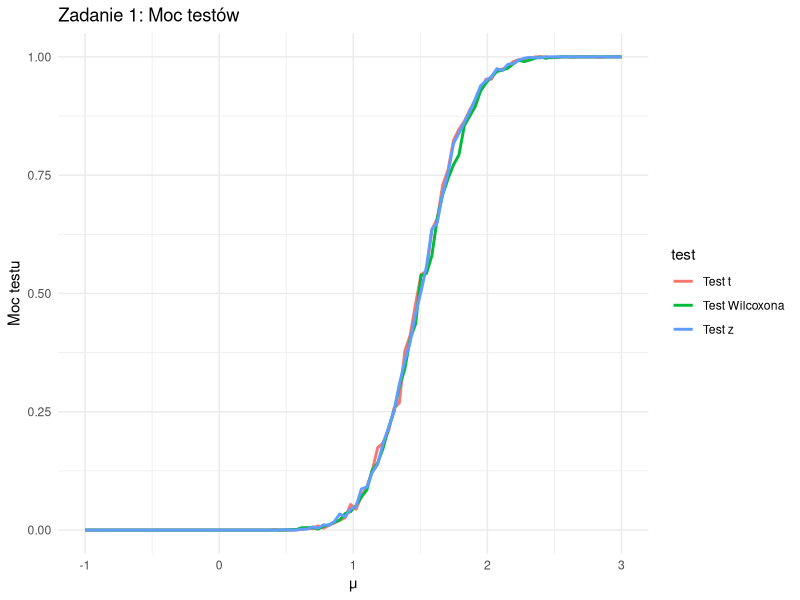

Source code (R): (Note: a time limit stopped this script after it produced the figure.)
## ---- chunk 1

#wczytanie danych
library(tidyverse)
library(ggthemes)
library(ggplot2)
library(dplyr)
library(stats)


## ---- chunk 2
zadanie_1 <- function() {
  # Parametry
  mu_values <- seq(-1, 3, length.out = 100)
  n <- 100  # Rozmiar próbki
  alpha <- 0.05
  
  # Test z założeniem σ = 3
  test_sigma_fixed <- function(sample, sigma = 3) {
    z_stat <- (mean(sample) - 1) / (sigma / sqrt(length(sample)))
    p_value <- 1 - pnorm(z_stat)
    return(p_value < alpha)
  }
  
  # Test t-Studenta
  test_t_student <- function(sample) {
    t_test <- t.test(sample, mu = 1, alternative = "greater")
    return(t_test$p.value < alpha)
  }
  
  # Test Wilcoxona
  test_wilcoxon <- function(sample) {
    w_test <- wilcox.test(sample, mu = 1, alternative = "greater")
    return(w_test$p.value < alpha)
  }
  
  # Funkcja Monte Carlo
  monte_carlo_power <- function(test_func, mu_values, n, num_simulations = 1000) {
    power <- numeric(length(mu_values))
    for (i in seq_along(mu_values)) {
      mu <- mu_values[i]
      rejections <- sum(sapply(1:num_simulations, function(x) {
        sample <- rnorm(n, mean = mu, sd = 3)
        test_func(sample)
      }))
      power[i] <- rejections / num_simulations
    }
    return(power)
  }
  
  # Obliczanie mocy dla trzech testów
  power_sigma <- monte_carlo_power(test_sigma_fixed, mu_values, n)
  power_t <- monte_carlo_power(test_t_student, mu_values, n)
  power_wilcoxon <- monte_carlo_power(test_wilcoxon, mu_values, n)
  
  # Wykres mocy
  df <- data.frame(
    mu = rep(mu_values, 3),
    power = c(power_sigma, power_t, power_wilcoxon),
    test = factor(rep(c("Test z", "Test t", "Test Wilcoxona"), each = length(mu_values)))
  )
  
  ggplot(df, aes(x = mu, y = power, color = test)) +
    geom_line(size = 1) +
    labs(title = "Zadanie 1: Moc testów",
         x = "μ",
         y = "Moc testu") +
    theme_minimal()
}

# Uruchomienie zadania 1
zadanie_1()
## ---- chunk 3
zadanie_2 <- function() {
  # Parametry
  mu_values <- seq(-1, 3, length.out = 100)
  n <- 100
  alpha <- 0.05
  
  # Test z założeniem σ = 6
  test_sigma_fixed <- function(sample, sigma = 6) {
    z_stat <- (mean(sample) - 1) / (sigma / sqrt(length(sample)))
    p_value <- 1 - pnorm(z_stat)
    return(p_value < alpha)
  }
  
  # Test t-Studenta
  test_t_student <- function(sample) {
    t_test <- t.test(sample, mu = 1, alternative = "greater")
    return(t_test$p.value < alpha)
  }
  
  # Test Wilcoxona
  test_wilcoxon <- function(sample) {
    w_test <- wilcox.test(sample, mu = 1, alternative = "greater")
    return(w_test$p.value < alpha)
  }
  
  # Funkcja Monte Carlo
  monte_carlo_power <- function(test_func, mu_values, n, num_simulations = 1000) {
    power <- numeric(length(mu_values))
    for (i in seq_along(mu_values)) {
      mu <- mu_values[i]
      rejections <- sum(sapply(1:num_simulations, function(x) {
        sample <- rnorm(n, mean = mu, sd = 6)
        test_func(sample)
      }))
      power[i] <- rejections / num_simulations
    }
    return(power)
  }
  
  # Obliczanie mocy dla trzech testów
  power_sigma <- monte_carlo_power(test_sigma_fixed, mu_values, n)
  power_t <- monte_carlo_power(test_t_student, mu_values, n)
  power_wilcoxon <- monte_carlo_power(test_wilcoxon, mu_values, n)
  
  # Wykres mocy
  df <- data.frame(
    mu = rep(mu_values, 3),
    power = c(power_sigma, power_t, power_wilcoxon),
    test = factor(rep(c("Test z", "Test t", "Test Wilcoxona"), each = length(mu_values)))
  )
  
  ggplot(df, aes(x = mu, y = power, color = test)) +
    geom_line(size = 1) +
    labs(title = "Zadanie 2: Moc testów",
         x = "μ",
         y = "Moc testu") +
    theme_minimal()
}

# Uruchomienie zadania 2
zadanie_2()
## ---- chunk 4
zadanie_3 <- function() {
  set.seed(123)
  
  # Parametry
  mu_values <- seq(0.1, 3, length.out = 100)
  n <- 100
  alpha <- 0.05
  
  # Generowanie próbek z rozkładu wykładniczego
  exponential_sample <- function(mu, n) {
    rexp(n, rate = 1 / mu)
  }
  
  # Test dla rozkładu wykładniczego
  test_exponential <- function(sample) {
    mean_sample <- mean(sample)
    z_stat <- (mean_sample - 1) / (sd(sample) / sqrt(length(sample)))
    p_value <- 1 - pnorm(z_stat)
    return(p_value < alpha)
  }
  
  # Funkcja Monte Carlo
  monte_carlo_power <- function(mu_values, n, num_simulations = 1000) {
    power <- numeric(length(mu_values))
    for (i in seq_along(mu_values)) {
      mu <- mu_values[i]
      rejections <- sum(sapply(1:num_simulations, function(x) {
        sample <- exponential_sample(mu, n)
        test_exponential(sample)
      }))
      power[i] <- rejections / num_simulations
    }
    return(power)
  }
  
  # Obliczanie mocy
  power_exponential <- monte_carlo_power(mu_values, n)
  
  # Wykres mocy
  df <- data.frame(mu = mu_values, power = power_exponential)
  
  ggplot(df, aes(x = mu, y = power)) +
    geom_line(color = "blue", size = 1) +
    labs(title = "Zadanie 3: Moc testu (E(1/μ))",
         x = "μ",
         y = "Moc testu") +
    theme_minimal()
}

# Uruchomienie zadania 3
zadanie_3()
## ---- chunk 5

## ---- chunk 6

## ---- chunk 7

## ---- chunk 8
